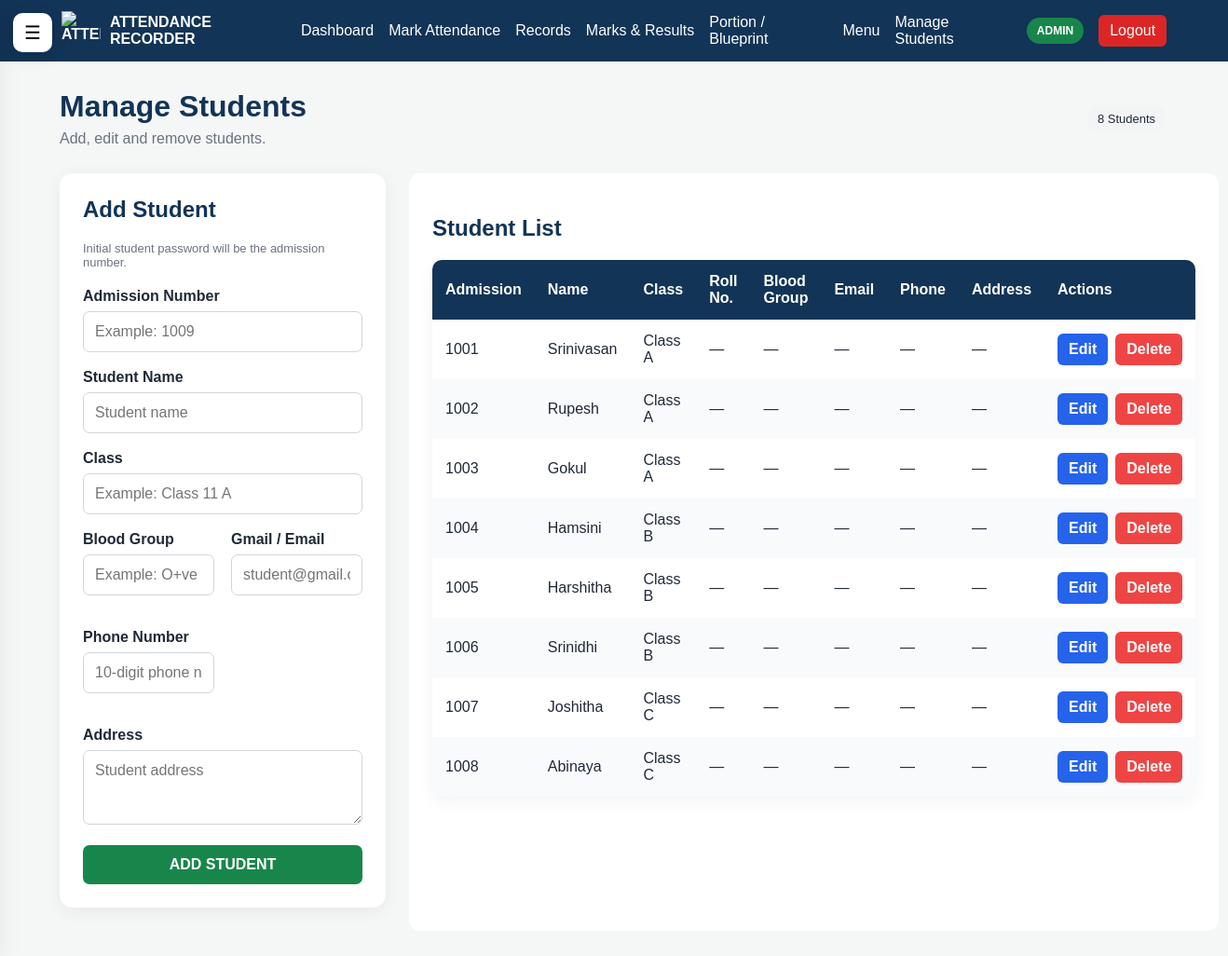
Screenshot of /manage-students (signed in) with the database file from the repository.
### tables this page shows
CREATE TABLE students (

            admission_no TEXT PRIMARY KEY,

            name TEXT NOT NULL,

            class_name TEXT DEFAULT 'Unassigned',

            password TEXT,

            roll_no TEXT,

            blood_group TEXT,

            mother_phone TEXT,

            father_phone TEXT,

            mother_email TEXT,

            father_email TEXT,

            address TEXT
        , email TEXT, phone TEXT, login_username TEXT DEFAULT '', photo TEXT DEFAULT '');

### app.py (the view, shortened to what this page needs)
@app.route(
    "/manage-students",
    methods=["GET", "POST"]
)
def manage_students():
    connection = get_db_connection()
    students = connection.execute(
        """
        SELECT

            admission_no,

            name,

            class_name,

            roll_no,

            blood_group,

            mother_phone,

            father_phone,

            mother_email,

            father_email,

            address

        FROM students

        ORDER BY class_name, admission_no
        """
    ).fetchall()
    connection.close()
    return render_template(
        "manage_students.html",
        students=students
    )

### app.py (called while the page is built, shortened)
def get_db_connection():
    connection = sqlite3.connect(
        DATABASE_FILE
    )
    connection.row_factory = sqlite3.Row
    return connection

def login_required():
    return "user_id" in session

def admin_required():
    return (
        login_required()
        and session.get("role") == "admin"
    )

def _master_connection():
    c = sqlite3.connect(MASTER_DATABASE_FILE)
    c.row_factory = sqlite3.Row
    return c

def get_db_connection():
    if not has_request_context():
        return _CORE_GET_DB_CONNECTION()
    slug = session.get("school_id")
    if not slug:
        return _CORE_GET_DB_CONNECTION()

def _current_school_name():
    slug = session.get("school_id", "our-school")
    c = _master_connection()
    row = c.execute("SELECT name FROM schools WHERE slug=?", (slug,)).fetchone()
    c.close()
    return row["name"] if row else "Our School"

@app.context_processor
def inject_7777_context():
    try:
        c = _master_connection()
        schools = c.execute(
            "SELECT name,slug FROM schools WHERE active=1 ORDER BY id"
        ).fetchall()
        c.close()
    except Exception:
        schools = []
    return {
        "school_list": schools,
        "current_school_name": _current_school_name(),
    }

@app.before_request
def prepare_7777_request():
    if request.path not in ["/login", "/logout"] and session.get("role") != "boss":
        if session.get("school_id") not in [None, "", "master"]:
            _feature_setup_current_db()

@app.after_request
def restore_7777_school_session(response):
    slug = getattr(g, "login_school_slug", None)
    if slug and session.get("role") in ["student", "teacher", "admin"]:
        session["school_id"] = slug
    return response

@app.before_request
def enforce_class_teacher_attendance_scope():
    return None

@app.before_request
def enforce_original_marks_subject():
    return None

@app.before_request
def boss_controls_registration_and_school_creation():
    if request.path == "/register" and session.get("role") != "boss":
        flash("Teacher/Admin account creation is controlled by Boss Admin.", "error")
        return redirect(url_for("login"))

@app.after_request
def no_cache_login_pages(response):
    if request.path == "/login" or request.path.startswith("/login/"):
        response.headers["Cache-Control"] = "no-store, no-cache, must-revalidate, max-age=0"
        response.headers["Pragma"] = "no-cache"
        response.headers["Expires"] = "0"
    return response

### templates/manage_students.html (shortened to what this page needs)
{% extends "base.html" %}
{% block content %}
<div class="page-header">
    <div>
        <h1>
            Manage Students
        </h1>
        <p>
            Add, edit and remove students.
        </p>
    </div>
    <span class="student-count">
        {{ students|length }} Students
    </span>
</div>
<div class="manage-layout">
    <div class="student-form-card">
        <h2>
            Add Student
        </h2>
        <p class="form-help">
            Initial student password will be the admission number.
        </p>
        <form
            method="POST"
            class="student-form"
        >
            <div class="form-group">
                <label>
                    Admission Number
                </label>
                <input
                    type="text"
                    name="admission_no"
                    required
                    placeholder="Example: 1009"
                >
            </div>
            <div class="form-group">
                <label>
                    Student Name
                </label>
                <input
                    type="text"
                    name="name"
                    required
                    placeholder="Student name"
                >
            </div>
            <div class="form-group">
                <label>
                    Class
                </label>
                <input
                    type="text"
                    name="class_name"
                    required
                    placeholder="Example: Class 11 A"
                >
            </div>
            <div class="form-grid">
                <div class="form-group">
                    <label>Blood Group</label>
                    <input type="text" name="blood_group" placeholder="Example: O+ve">
                </div>
                <div class="form-group">
                    <label>Gmail / Email</label>
                    <input type="email" name="email" placeholder="student@gmail.com">
                </div>
                <div class="form-group">
                    <label>Phone Number</label>
                    <input type="tel" name="phone" placeholder="10-digit phone number">
                </div>
                <div class="form-group full-width">
                    <label>Address</label>
                    <textarea name="address" rows="3" placeholder="Student address"></textarea>
                </div>
            </div>
            <button
                type="submit"
                class="primary-button full-button"
            >
                ADD STUDENT
            </button>
        </form>
    </div>
    <div class="student-list-card">
        <div class="section-title">
            <h2>
                Student List
            </h2>
        </div>
        <div class="table-container">
            <table>
                <thead>
                    <tr>
                        <th>
                            Admission
                        </th>
                        <th>
                            Name
                        </th>
                        <th>
                            Class
                        </th>
                        <th>
                            Roll No.
                        </th>
                        <th>
                            Blood Group
                        </th>
                        <th>
                            Email
                        </th>
                        <th>
                            Phone
                        </th>
                        <th>
                            Address
                        </th>
                        <th>
                            Actions
                        </th>
                    </tr>
                </thead>
                <tbody>
                    {% for student in students %}
                    <tr>
                        <td>
                            {{ student.admission_no }}
                        </td>
                        <td>
                            {{ student.name }}
                        </td>
                        <td>
                            {{ student.class_name }}
                        </td>
                        <td>
                            {{ student.roll_no or "—" }}
                        </td>
                        <td>
                            {{ student.blood_group or "—" }}
                        </td>
                        <td>
                            {{ student.email or "—" }}
                        </td>
                        <td>
                            {{ student.phone or "—" }}
                        </td>
                        <td>
                            {{ student.address or "—" }}
                        </td>
                        <td>
                            <div class="action-buttons">
                                <button
                                    type="button"
                                    class="edit-button"
                                    onclick="editStudent(
                                        '{{ student.admission_no }}',
                                        '{{ student.name|e }}',
                                        '{{ student.class_name|e }}'
                                    )"
                                >
                                    Edit
                                </button>
                                <button
                                    type="button"
                                    class="delete-button"
                                    onclick="deleteStudent(
                                        '{{ student.admission_no }}'
                                    )"
                                >
                                    Delete
                                </button>
                            </div>
                        </td>
                    </tr>
                    {% endfor %}
                </tbody>
            </table>
        </div>
    </div>
</div>
{% endblock %}

### static/css/style.css (style rules this page uses)
* { box-sizing: border-box; }
body { margin: 0; font-family: Arial, sans-serif; background: #f4f7f6; color: #1f2937; }
button, input, select, textarea { font: inherit; }
.form-group { text-align: left; margin-bottom: 18px; }
.form-group label, .dashboard-filter label { display: block; font-weight: bold; margin-bottom: 7px; }
.form-group input, .form-group select, .form-group textarea, .dashboard-filter select, .filter-bar input, .filter-bar select { width: 100%; padding: 12px; border: 1px solid #d1d5db; border-radius: 7px; outline: none; }
.form-grid { display: grid; grid-template-columns: repeat(2, 1fr); gap: 18px; }
.full-width { grid-column: 1 / -1; }
.primary-button, .secondary-button { border: none; padding: 12px 18px; border-radius: 7px; cursor: pointer; font-weight: bold; }
.primary-button { background: #18864b; color: white; }
.full-button { width: 100%; }
.page-header { display: flex; justify-content: space-between; align-items: center; margin-bottom: 28px; gap: 20px; }
.page-header h1 { margin: 0 0 7px; color: #123456; }
.page-header p { margin: 0; color: #6b7280; }
.table-container { background: white; border-radius: 10px; overflow-x: auto; box-shadow: 0 5px 18px rgba(0,0,0,0.05); }
table { width: 100%; border-collapse: collapse; }
th { background: #123456; color: white; text-align: left; }
th, td { padding: 14px; }
tr:nth-child(even) { background: #f9fafb; }
.manage-layout { display: grid; grid-template-columns: 350px 1fr; gap: 25px; }
.student-form-card, .student-list-card { background: white; padding: 25px; border-radius: 12px; }
.student-form-card h2, .student-list-card h2 { color: #123456; }
.form-help { color: #6b7280; font-size: 13px; margin-bottom: 20px; }
.section-title { display: flex; justify-content: space-between; align-items: center; }
.action-buttons { display: flex; gap: 8px; }
.edit-button, .delete-button { border: none; padding: 8px 12px; border-radius: 6px; cursor: pointer; font-weight: bold; }
.edit-button { background: #2563eb; color: white; }
.delete-button { background: #ef4444; color: white; }
.student-count { background: #f3f4f6; padding: 7px 12px; border-radius: 20px; font-size: 13px; }
.student-form-card { background: white; padding: 25px; border-radius: 14px; box-shadow: 0 4px 18px rgba(0,0,0,0.06); margin-bottom: 25px; }
.student-form-card h2 { color: #123456; margin-top: 0; }
.table-container { overflow-x: auto; }
.table-container table { min-width: 700px; }

### rows the page displays
students: admission_no "1001", name "Srinivasan", class_name "Class A", roll_no "—", blood_group "—", email "—", phone "—", address "—"
students: admission_no "1002", name "Rupesh", class_name "Class A", roll_no "—", blood_group "—", email "—", phone "—", address "—"
students: admission_no "1003", name "Gokul", class_name "Class A", roll_no "—", blood_group "—", email "—", phone "—", address "—"
students: admission_no "1004", name "Hamsini", class_name "Class B", roll_no "—", blood_group "—", email "—", phone "—", address "—"
students: admission_no "1005", name "Harshitha", class_name "Class B", roll_no "—", blood_group "—", email "—", phone "—", address "—"
students: admission_no "1006", name "Srinidhi", class_name "Class B", roll_no "—", blood_group "—", email "—", phone "—", address "—"
students: admission_no "1007", name "Joshitha", class_name "Class C", roll_no "—", blood_group "—", email "—", phone "—", address "—"
students: admission_no "1008", name "Abinaya", class_name "Class C", roll_no "—", blood_group "—", email "—", phone "—", address "—"

### other values shown
{{ session.get("role", "").upper() }} "ADMIN"
{{ students|length }} "8"
